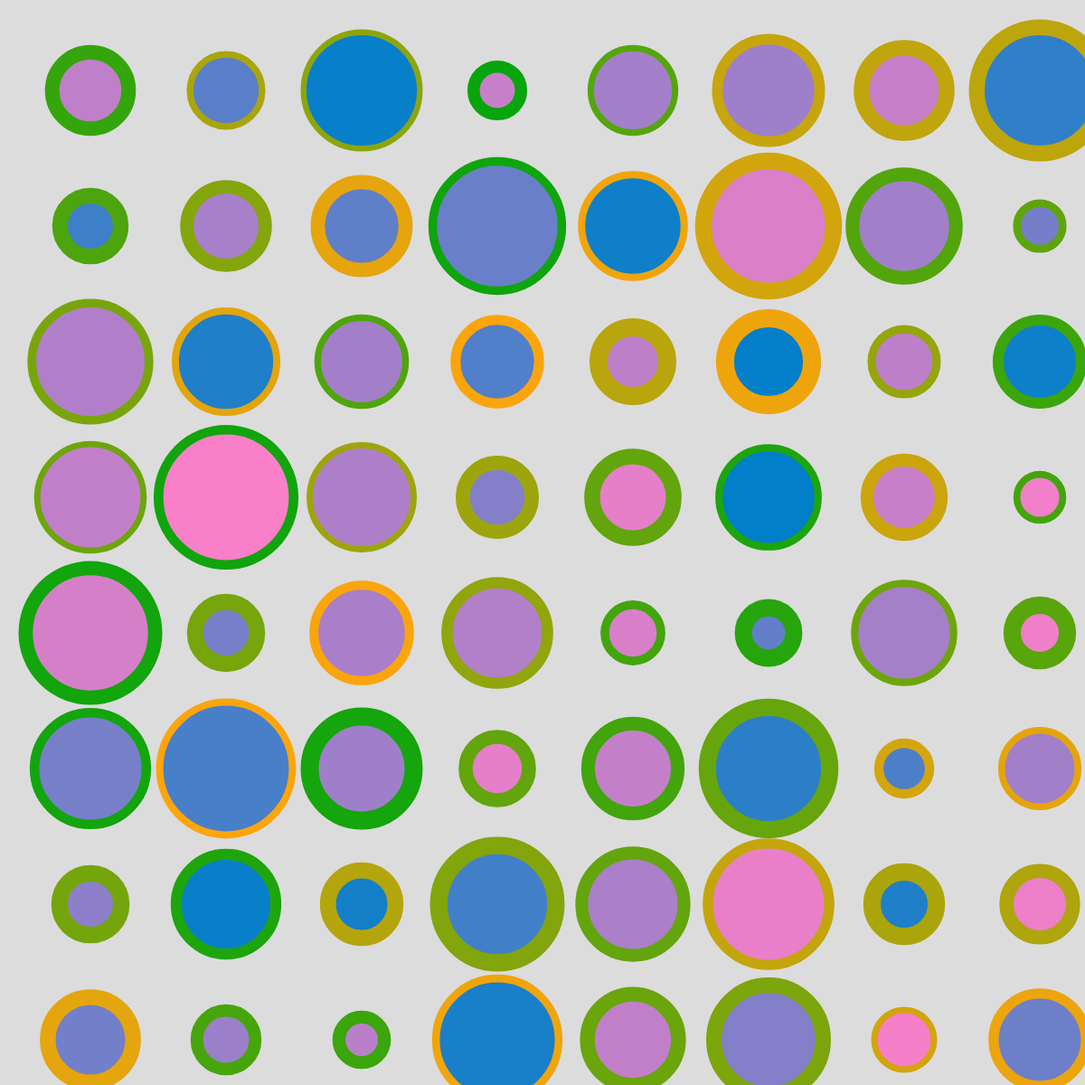
Frame 1 (no input)
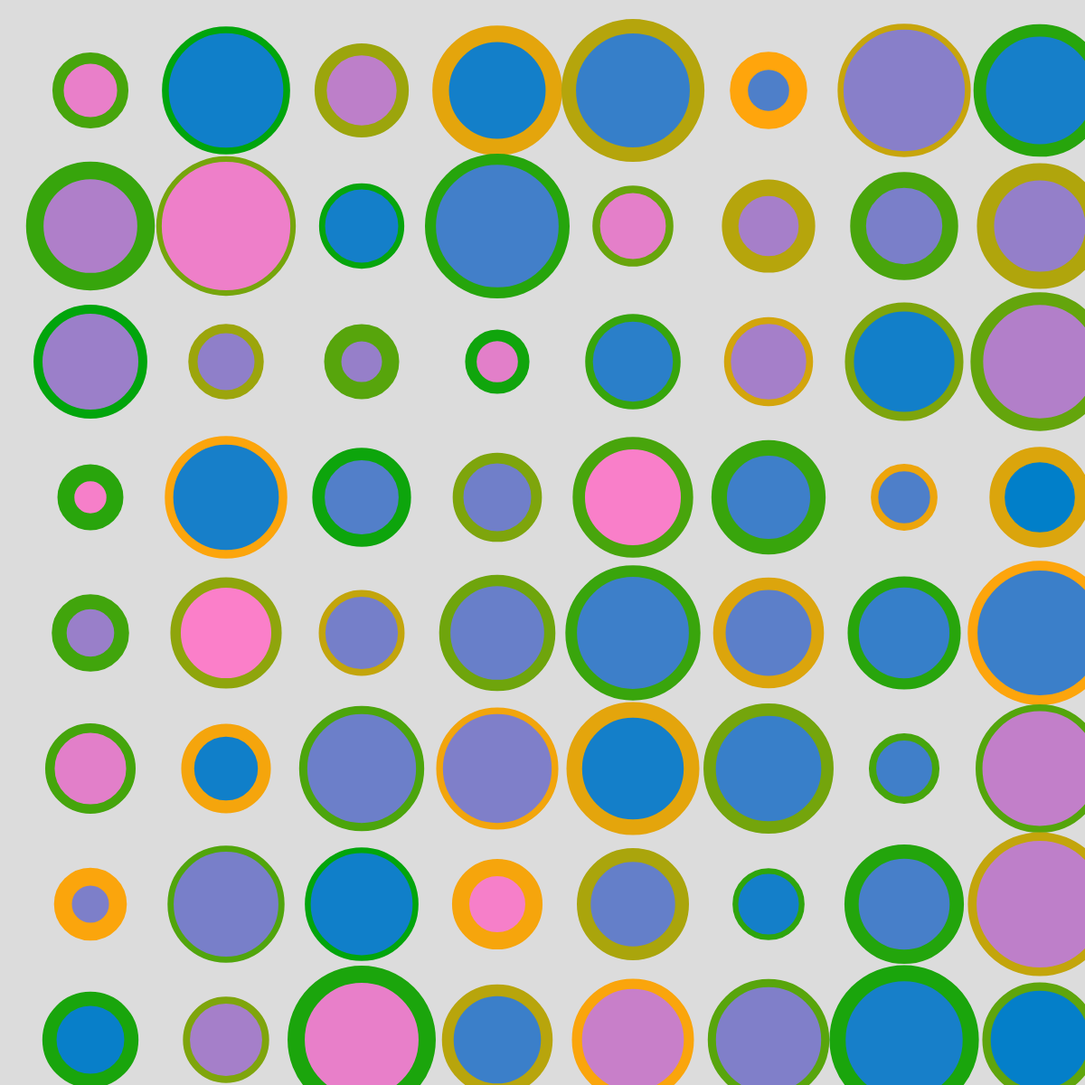
Frame 2 (the mouse pressed at the canvas centre, redrawn once)

The p5.js sketch that drew these frames (run headless with seeded random() and noise() and a simulated clock; the mouse was pressed at the canvas centre and the sketch redrawn once):

// p5.js sketch
// ── sketch.js
function setup() {
  createCanvas(1200, 1200);
noLoop();
}

function draw() {
  background(220);

//grid out of corner
translate(100,100);


  for (let x = 0; x < 8; x += 1) {
    for (let y = 0; y < 8; y +=1) {
      push();


//move circles
    translate(x * 150, y * 150);

//line thickness
    strokeWeight( random(6,20));

//line color
    stroke(random(0,255),165,12);

//fill color
    fill(random(0,255),127,201);

//draw circles
    ellipse(0,0,random(50,150))



      pop();
    }
  }
}
